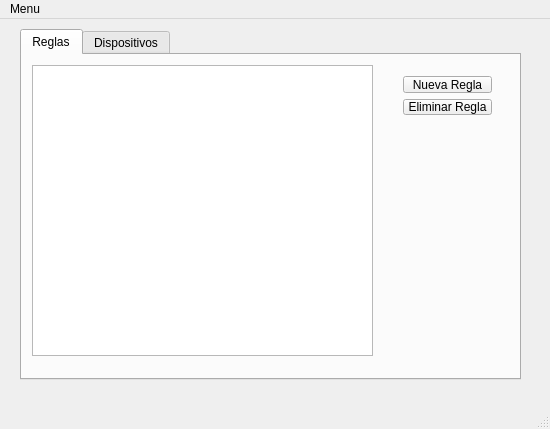
<?xml version="1.0" encoding="UTF-8"?>
<ui version="4.0">
 <class>MainWindow</class>
 <widget class="QMainWindow" name="MainWindow">
  <property name="geometry">
   <rect>
    <x>0</x>
    <y>0</y>
    <width>550</width>
    <height>429</height>
   </rect>
  </property>
  <property name="windowTitle">
   <string>MainWindow</string>
  </property>
  <widget class="QWidget" name="centralWidget">
   <widget class="QTabWidget" name="tabWidget">
    <property name="geometry">
     <rect>
      <x>20</x>
      <y>10</y>
      <width>501</width>
      <height>351</height>
     </rect>
    </property>
    <property name="currentIndex">
     <number>0</number>
    </property>
    <widget class="QWidget" name="ruleTab">
     <attribute name="title">
      <string>Reglas</string>
     </attribute>
     <widget class="QWidget" name="verticalLayoutWidget">
      <property name="geometry">
       <rect>
        <x>370</x>
        <y>10</y>
        <width>111</width>
        <height>61</height>
       </rect>
      </property>
      <layout class="QVBoxLayout" name="verticalLayout">
       <item>
        <widget class="QPushButton" name="newRuleButton">
         <property name="text">
          <string>Nueva Regla</string>
         </property>
        </widget>
       </item>
       <item>
        <widget class="QPushButton" name="removeRuleButton">
         <property name="text">
          <string>Eliminar Regla</string>
         </property>
        </widget>
       </item>
      </layout>
     </widget>
     <widget class="QListView" name="ruleListView">
      <property name="geometry">
       <rect>
        <x>10</x>
        <y>10</y>
        <width>341</width>
        <height>291</height>
       </rect>
      </property>
     </widget>
    </widget>
    <widget class="QWidget" name="deviceTab">
     <attribute name="title">
      <string>Dispositivos</string>
     </attribute>
    </widget>
   </widget>
  </widget>
  <widget class="QMenuBar" name="menuBar">
   <property name="geometry">
    <rect>
     <x>0</x>
     <y>0</y>
     <width>550</width>
     <height>20</height>
    </rect>
   </property>
   <widget class="QMenu" name="menuMenu">
    <property name="title">
     <string>Menu</string>
    </property>
    <addaction name="actionCuentas"/>
   </widget>
   <addaction name="menuMenu"/>
  </widget>
  <widget class="QStatusBar" name="statusBar"/>
  <action name="actionCuentas">
   <property name="text">
    <string>Salir</string>
   </property>
  </action>
 </widget>
 <layoutdefault spacing="6" margin="11"/>
 <resources/>
 <connections/>
</ui>
